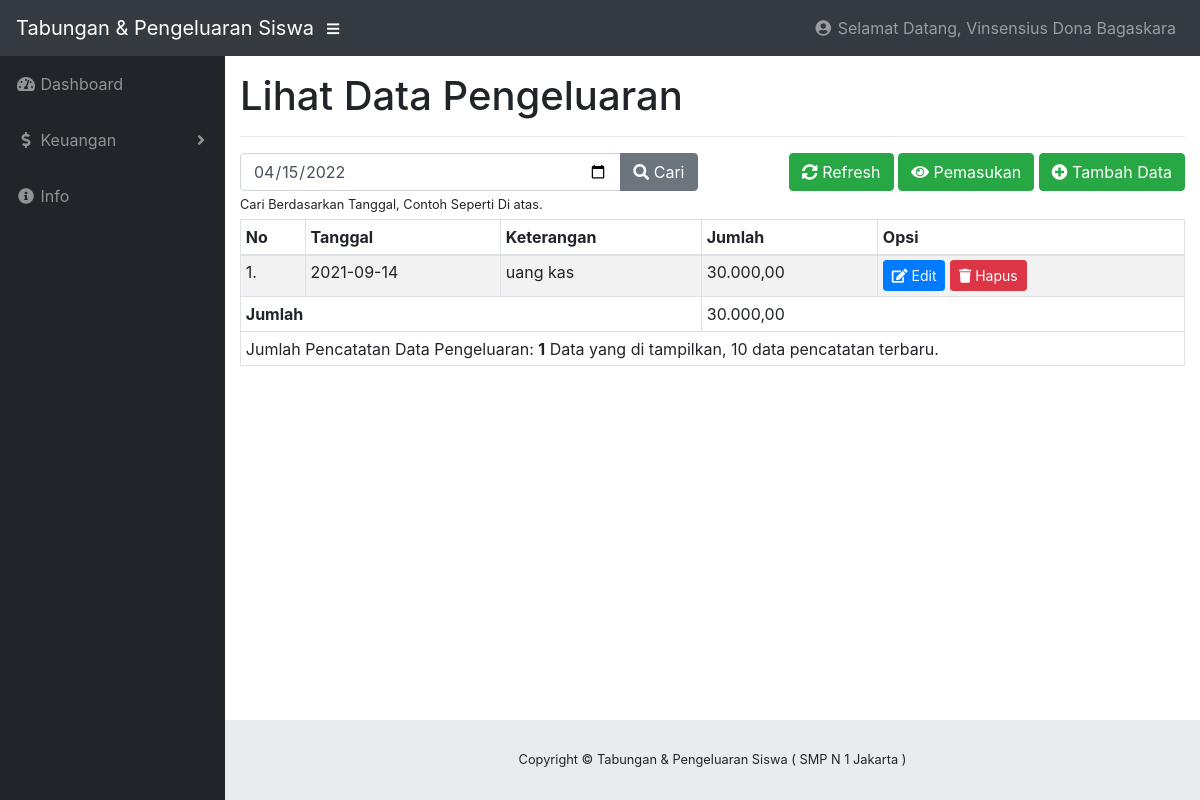
/index.php?page=keuangan&action=pengeluaran (signed in), run on the app's committed database.
### tables this page shows
CREATE TABLE `user` (
  `kode` varchar(255) NOT NULL,
  `nama` varchar(60) NOT NULL,
  `username` varchar(60) NOT NULL,
  `password` varchar(255) NOT NULL,
  `telepon` bigint(20) NOT NULL,
  `alamat` text NOT NULL,
  `level` enum('Admin','Member') NOT NULL
);

CREATE TABLE `keuangan` (
  `kode` varchar(255) NOT NULL,
  `kodeUser` varchar(255) NOT NULL,
  `tanggal` date NOT NULL,
  `status` varchar(30) NOT NULL,
  `keterangan` varchar(100) NOT NULL,
  `jumlah` bigint(20) NOT NULL
);

### pages/keuangan/lihatdatapengeluaran.php (the view, shortened to what this page needs)
<?php
    $query = $conn->query("SELECT * FROM keuangan WHERE status = 'Pengeluaran' AND kodeUser = '$userLogin' ORDER BY tanggal DESC LIMIT 10");
?>
<h1>Lihat Data Pengeluaran</h1>
<hr>
<div class="row">
    <div class="col-sm-6 mb-1">
        <form action="" method="post">
            <div class="input-group">
                <input type="date" id="datepicker" name="kunci" value="" class="form-control">
                <div class="input-group-append">
                    <button type="submit" name="cari" class="btn btn-secondary"><i class="fa fa-search"></i> Cari</button>
                </div>
            </div>
            <small>Cari Berdasarkan Tanggal, Contoh Seperti Di atas.</small>
        </form>
    </div>
    <div class="col-sm-6 text-right mb-3">
        <a href="?page=keuangan&action=pengeluaran" class="btn btn-success"><i class="fa fa-sync-alt"></i>  Refresh</a>
        <a href="?page=keuangan" class="btn btn-success"><i class="fa fa-eye"></i>  Pemasukan</a>
        <a href="?page=keuangan&action=tambah" class="btn btn-success"><i class="fa fa-plus-circle"></i> Tambah Data</a>
    </div>
</div>
<table class="table table-striped table-bordered table-sm">
	<thead>
		<tr>
            <th>No</th>
            <th>Tanggal</th>
            <th>Keterangan</th>
            <th>Jumlah</th>
            <th>Opsi</th>
		</tr>
    </thead>
	<tbody>
    <?php
            $cekKolom = $query->rowCount();
            if($cekKolom < 1){
        ?>
            <tr>
                <td colspan="5"><center>Data Tidak Ada!.</center></td>
            </tr>
        <?php
            }else {
                $no = 1;
            while($result = $query->fetch(PDO::FETCH_OBJ)):
            $jumlah =  $result->jumlah;
            $resultJumlah = number_format($jumlah,2,',','.');
        ?>
    <tr>
        <td><?= $no++ ?>.</td>
        <td><?= $result->tanggal ?></td>
        <td><?= $result->keterangan ?></td>
        <td><?= $resultJumlah; ?></td>
        <td>
            <a href="?page=keuangan&action=edit&id=<?= $result->kode ?>" class="btn btn-sm btn-primary">
                <span class="fa fa-edit"></span> Edit
            </a>
            <a onclick="return confirm('Yakin ingin menghapus data');" href="?page=keuangan&action=hapus&id=<?= $result->kode ?>" class="btn btn-sm btn-danger">
                <span class="fa fa-trash"></span> Hapus
            </a>
        </td>
    </tr>
            <?php endwhile; }?>
    </tbody>
    <tfoot>
        <?php
            $result = $conn->query("SELECT  SUM(jumlah) AS pengeluaran FROM keuangan WHERE status = 'Pengeluaran'  AND kodeUser = '$userLogin'");
            while($data = $result->fetch(PDO::FETCH_OBJ)):
            $jumlah =  $data->pengeluaran;
            $resultJumlah = number_format($jumlah,2,',','.');
        ?>
        <tr>
            <td colspan="3"><strong>Jumlah</strong></td>
            <td colspan="2"><?= $resultJumlah; ?></td>
        </tr>
            <?php endwhile;?>
            <tr>
            <td colspan="6">
            <?php
                $sql = $conn->query("SELECT * FROM keuangan WHERE status = 'Pengeluaran' AND kodeUser = '$userLogin' ");
                $count = $sql->rowCount();
                if(isset($_POST['cari'])){
            ?>
                Hasil Pencarian Data : <b><?= $cekKolom ?></b>
            <?php
                }else {
            ?>
                Jumlah Pencatatan Data Pengeluaran:  <b><?= $count ?></b> Data yang di tampilkan, 10 data pencatatan terbaru.
            <?php
                }
            ?>
            </td>
        </tr>
    </tfoot>
</table>

### index.php (shortened to what this page needs)
<?php
  include "__+config/koneksi.php";
  if(@$_SESSION['admin'] || @$_SESSION['member']){
?>
<!DOCTYPE html>
<html lang="en">
  <head>
    <link href="vendor/bootstrap/css/bootstrap.min.css" rel="stylesheet">
    <link href="vendor/fontawesome-free/css/all.min.css" rel="stylesheet" type="text/css">
    <link href="vendor/datatables/dataTables.bootstrap4.css" rel="stylesheet">
    <link href="css/sb-admin.css" rel="stylesheet">
    <link href="css/mycss.css" rel="stylesheet">
  </head>
  <body id="page-top">
    <nav class="navbar navbar-expand navbar-dark bg-dark static-top">
      <a class="navbar-brand mr-1" href="index.php">Tabungan & Pengeluaran Siswa</a>
      <button class="btn btn-link btn-sm text-white order-1 order-sm-0" id="sidebarToggle" href="#">
        <i class="fas fa-bars"></i>
      </button>
      <?php
        if(@$_SESSION['admin']){
          $userLogin = @$_SESSION['admin'];
        }else {
          $userLogin = @$_SESSION['member'];
        }
        try{
          $result = $conn->query("SELECT * FROM user WHERE kode = '$userLogin'");
          $namaUser = $result->fetch(PDO::FETCH_OBJ);
        }catch(Exception $e){
          echo $e->getMessage();
        }
      ?>
      <ul class="navbar-nav ml-auto ml-md-0">
        <li class="nav-item dropdown no-arrow">
          <a class="nav-link dropdown-toggle" href="#" id="userDropdown" role="button" data-toggle="dropdown" aria-haspopup="true" aria-expanded="false">
            <i class="fas fa-user-circle fa-fw"></i> Selamat Datang, <?= $namaUser->nama ?>
          </a>
        </li>
      </ul>
    </nav>
    <div id="wrapper">
      <ul class="sidebar navbar-nav">
        <li class="nav-item dropdown">
          <a class="nav-link" href="index.php">
            <i class="fas fa-fw fa-tachometer-alt"></i>
            <span>Dashboard</span>
          </a>
        </li>
          <li class="nav-item dropdown">
          <a class="nav-link dropdown-toggle" href="#" id="pagesDropdown" role="button" data-toggle="dropdown" aria-haspopup="true" aria-expanded="false">
            <i class="fas fa-fw fa-dollar-sign"></i> <span>Keuangan</span>
          </a>
        </li>
        <li class="nav-item">
          <a class="nav-link" href="?page=info">
            <i class="fas fa-fw fa-info-circle"></i>
            <span>Info</span></a>
        </li>
      </ul>
      <div id="content-wrapper">
        <div class="container-fluid">
          <?php
            $page = strtolower(@$_GET['page']);
            $action = strtolower(@$_GET['action']);
            if($page == ""){
              include "pages/dashboard/dashboard.php";
            }else if($page == "keuangan"){
              if($action == ""){
                include "pages/keuangan/lihatdatapemasukan.php";
              }else if($action == "tambah"){
                  include "pages/keuangan/tambah.php";
              }else if($action == "pengeluaran"){
                include "pages/keuangan/lihatdatapengeluaran.php";
              }else if($action == "edit"){
                include "pages/keuangan/edit.php";
              }else if($action == "hapus"){
                include "pages/keuangan/hapus.php";
              } else {
                include "pages/404.php";
              }
            }else if($page == "keuangananggota"){
              if($action == ""){
                include "pages/keuangan/anggota/tambah.php";
              }else if($action == "hapus"){
                include "pages/keuangan/anggota/hapus.php";
              } else {
                include "pages/404.php";
              }
            }else if($page == "keuangananggotadetail"){
              if($action == ""){
                include "pages/keuangan/anggota/detail.php";
              }else {
                include "pages/404.php";
              }
            }else if($page == "laporankeuangan"){
              if($action == "laporankeuanganpribadi"){
                include "pages/laporan/laporankeuanganpribadi.php";
              }else {
                include "pages/404.php";
              }
            }else if($page == "smk3"){
              if($action == ""){
                include "pages/sekolah/smk3.php";
              }else {
                include "pages/404.php";
              }
            }
          ?>
        </div>
        <footer class="sticky-footer">
          <div class="container my-auto">
            <div class="copyright text-center my-auto">
              <span>Copyright © Tabungan & Pengeluaran Siswa ( SMP N 1 Jakarta )</span>
            </div>
          </div>
        </footer>
      </div>
    </div>
  </body>
</html>
<?php
  } else {
    header("location:login.php");
  }
?>

### css/sb-admin.css (style rules this page uses)
html { position: relative; min-height: 100%; }
body { height: 100%; }
#wrapper { display: -webkit-box; display: -ms-flexbox; display: flex; }
#wrapper #content-wrapper { overflow-x: hidden; width: 100%; padding-top: 1rem; padding-bottom: 80px; }
.navbar-nav .nav-item.dropdown .dropdown-toggle::after { width: 1rem; text-align: center; float: right; vertical-align: 0; border: 0; font-weight: 900; content: '\f105'; font-family: 'Font Awesome 5 Free'; }
.navbar-nav .nav-item.dropdown.no-arrow .dropdown-toggle::after { display: none; }
.sidebar { width: 90px !important; background-color: #212529; min-height: calc(100vh - 56px); }
.sidebar .nav-item:last-child { margin-bottom: 1rem; }
.sidebar .nav-item .nav-link { text-align: center; padding: 0.75rem 1rem; width: 90px; }
.sidebar .nav-item .nav-link span { font-size: 0.65rem; display: block; }
.sidebar .nav-item.dropdown .dropdown-toggle::after { display: none; }
.sidebar .nav-item .nav-link { color: rgba(255, 255, 255, 0.5); }
@media (min-width: 768px) { .sidebar { width: 225px !important; } }
@media (min-width: 768px) { .sidebar .nav-item .nav-link { display: block; width: 100%; text-align: left; padding: 1rem; width: 225px; } }
@media (min-width: 768px) { .sidebar .nav-item .nav-link span { font-size: 1rem; display: inline; } }
@media (min-width: 768px) { .sidebar .nav-item.dropdown .dropdown-toggle::after { display: block; } }
:root { --input-padding-x: 0.75rem; --input-padding-y: 0.75rem; }
footer.sticky-footer { display: -webkit-box; display: -ms-flexbox; display: flex; position: absolute; right: 0; bottom: 0; width: calc(100% - 90px); height: 80px; background-color: #e9ecef; }
footer.sticky-footer .copyright { line-height: 1; font-size: 0.8rem; }
@media (min-width: 768px) { footer.sticky-footer { width: calc(100% - 225px); } }

### data on the page
user: nama "Vinsensius Dona Bagaskara"
keuangan: tanggal "2021-09-14", keterangan "uang kas", jumlah "30.000,00"

### other printed values
$resultJumlah "30.000,00"
$count "1"
